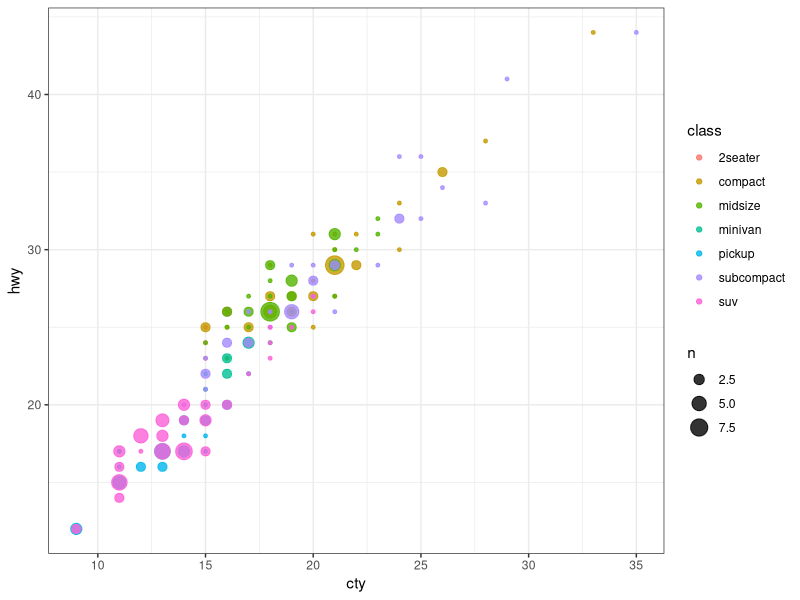
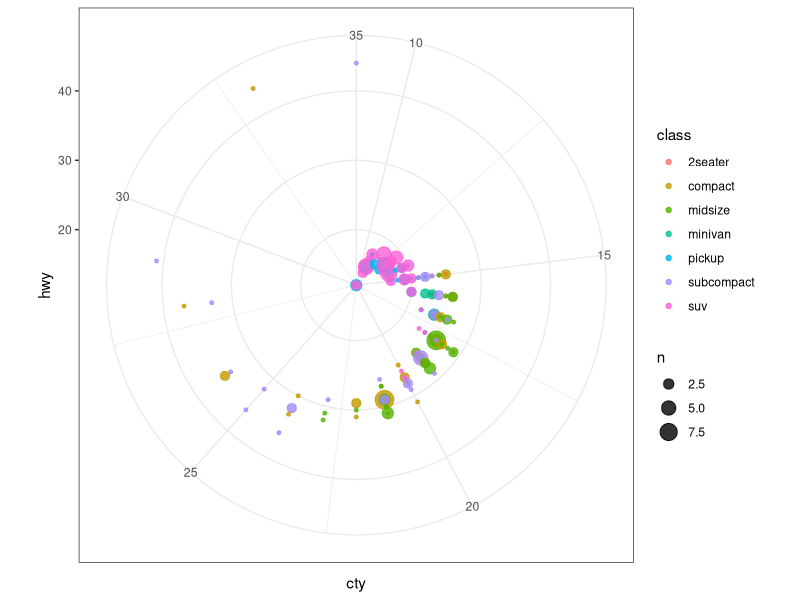
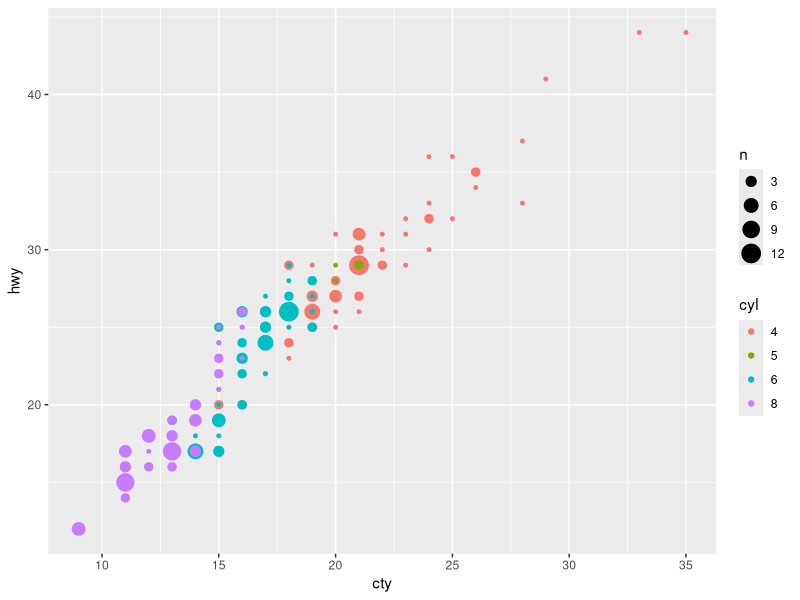
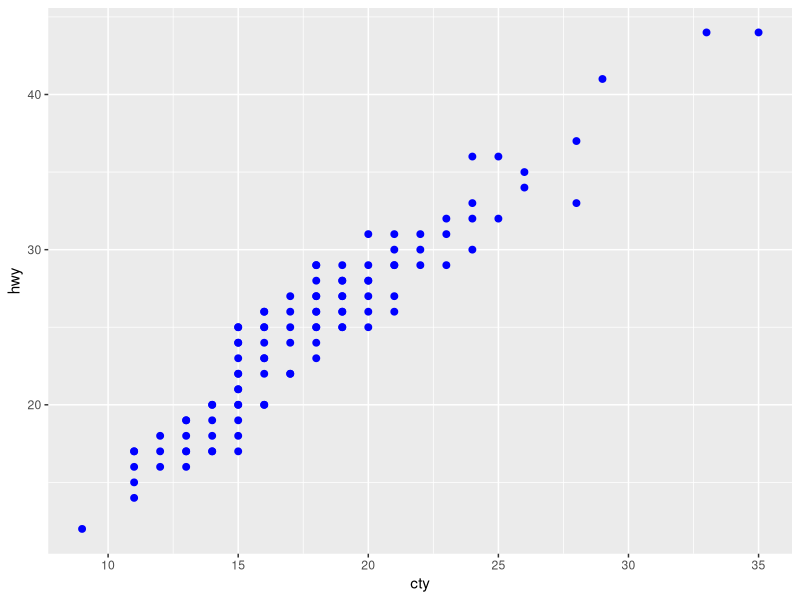
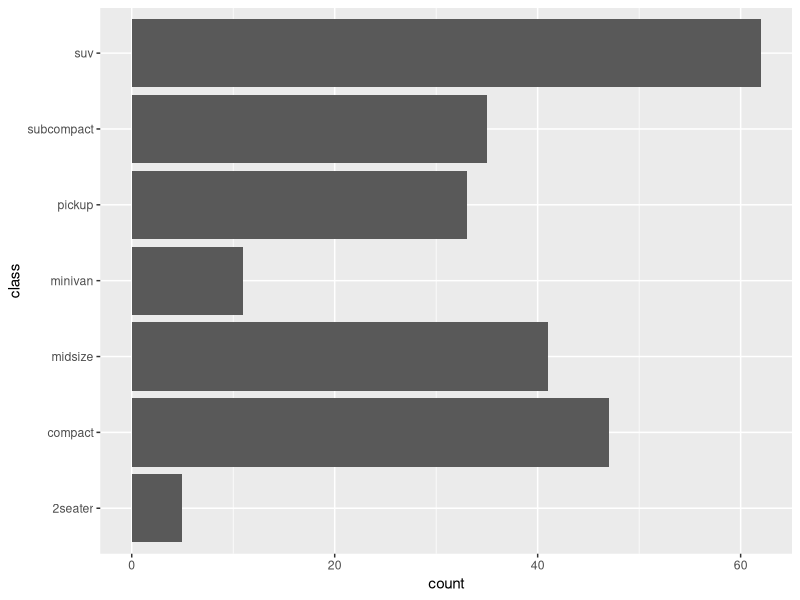
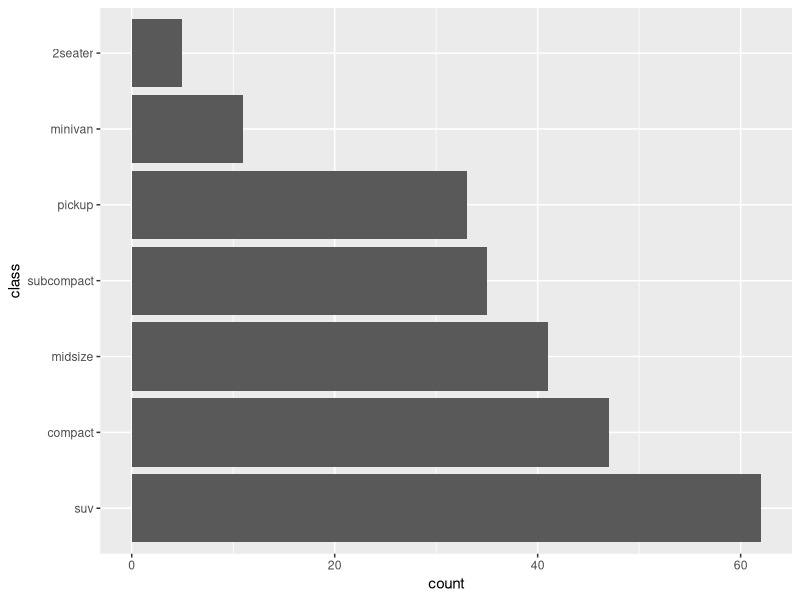
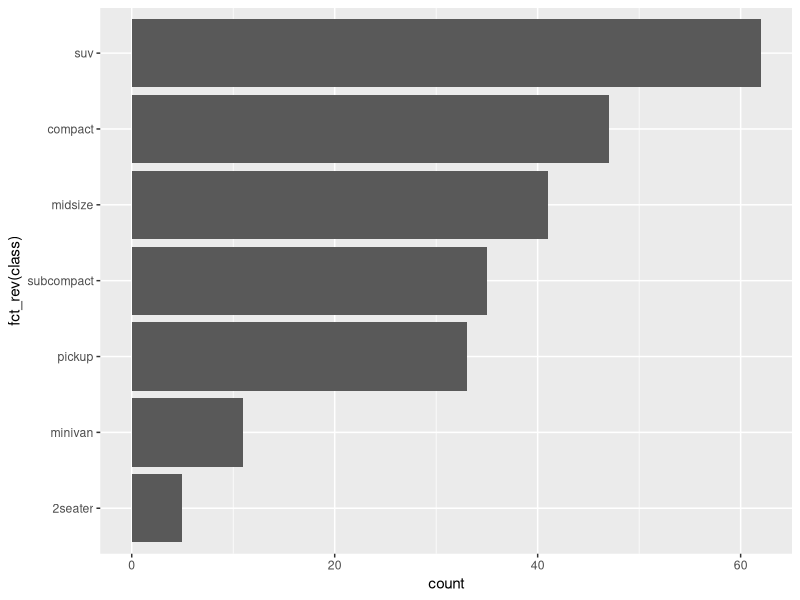
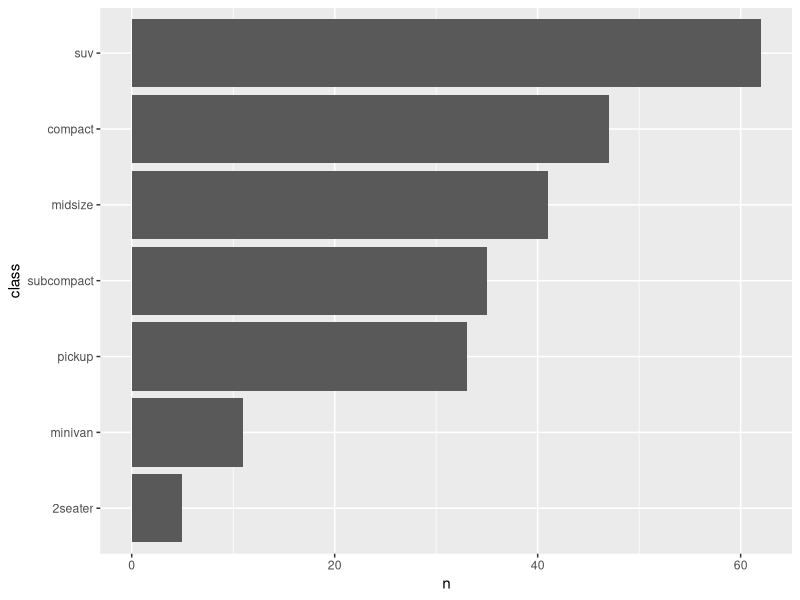

The R script that drew these images, in order:
## ---- chunk 1
knitr::opts_chunk$set(
  echo = TRUE,
  warning = FALSE,
  message = FALSE,
  out.height = "300px"
)

library(tidyverse)
## ---- chunk 2
p <- 
  ggplot(mpg) + 
  geom_count(
    aes(cty, hwy, color = class), 
    alpha = 0.8
  ) +
  theme_bw()

## ---- chunk 3
p

p + coord_polar()
## ---- chunk 4
df <-
  mpg %>% 
  count(cyl = factor(cyl), cty, hwy)

ggplot(df, aes(x = cty, y = hwy)) +
  geom_point(aes(color = cyl, size = n))

ggplot(df, aes(x = cty, y = hwy)) +
  geom_point(color = "blue", size = 2)

## ---- chunk 5
ggplot(mpg, aes(class)) + 
  geom_bar() + 
  coord_flip()
## ---- chunk 6
mpg %>% 
  mutate(class = fct_infreq(class)) %>% 
  ggplot(aes(class)) + 
  geom_bar() + 
  coord_flip()
## ---- chunk 7
mpg %>% 
  mutate(class = fct_infreq(class)) %>% 
  ggplot(aes(fct_rev(class))) + 
  geom_bar() + 
  coord_flip()
## ---- chunk 8
mpg %>% 
  count(class) %>% 
  mutate(class = fct_reorder(class, n, sum))
## ---- chunk 9
mpg %>% 
  count(class) %>% 
  mutate(class = fct_reorder(class, n, sum)) %>% 
  ggplot(aes(class, n)) +
  geom_col() + 
  coord_flip()
## ---- chunk 10
mpg %>% 
  count(class) %>% 
  mutate(class = fct_reorder(class, n, sum)) %>% 
  ggplot(aes(class, n)) +
  geom_col() + 
  coord_flip()
## ---- chunk 11
ggplot(mpg, aes(model)) +
  geom_bar() +
  coord_flip()
## ---- chunk 12
ggplot(
  mpg, 
  aes(x = fct_lump(manufacturer, 5) %>% fct_infreq() %>% fct_rev())
) +
  geom_bar() +
  coord_flip()
## ---- chunk 13
ggplot(mpg, aes(manufacturer, fill = (cyl == 8))) +
  geom_bar() +
  coord_flip()
## ---- chunk 14
mpg %>% 
  mutate(
    cyl_8 = (cyl == 8),
    manufacturer = fct_reorder(manufacturer, cyl_8, sum)
  ) %>% 
  ggplot(aes(manufacturer, fill = cyl_8)) +
  geom_bar() +
  coord_flip()
## ---- chunk 15

